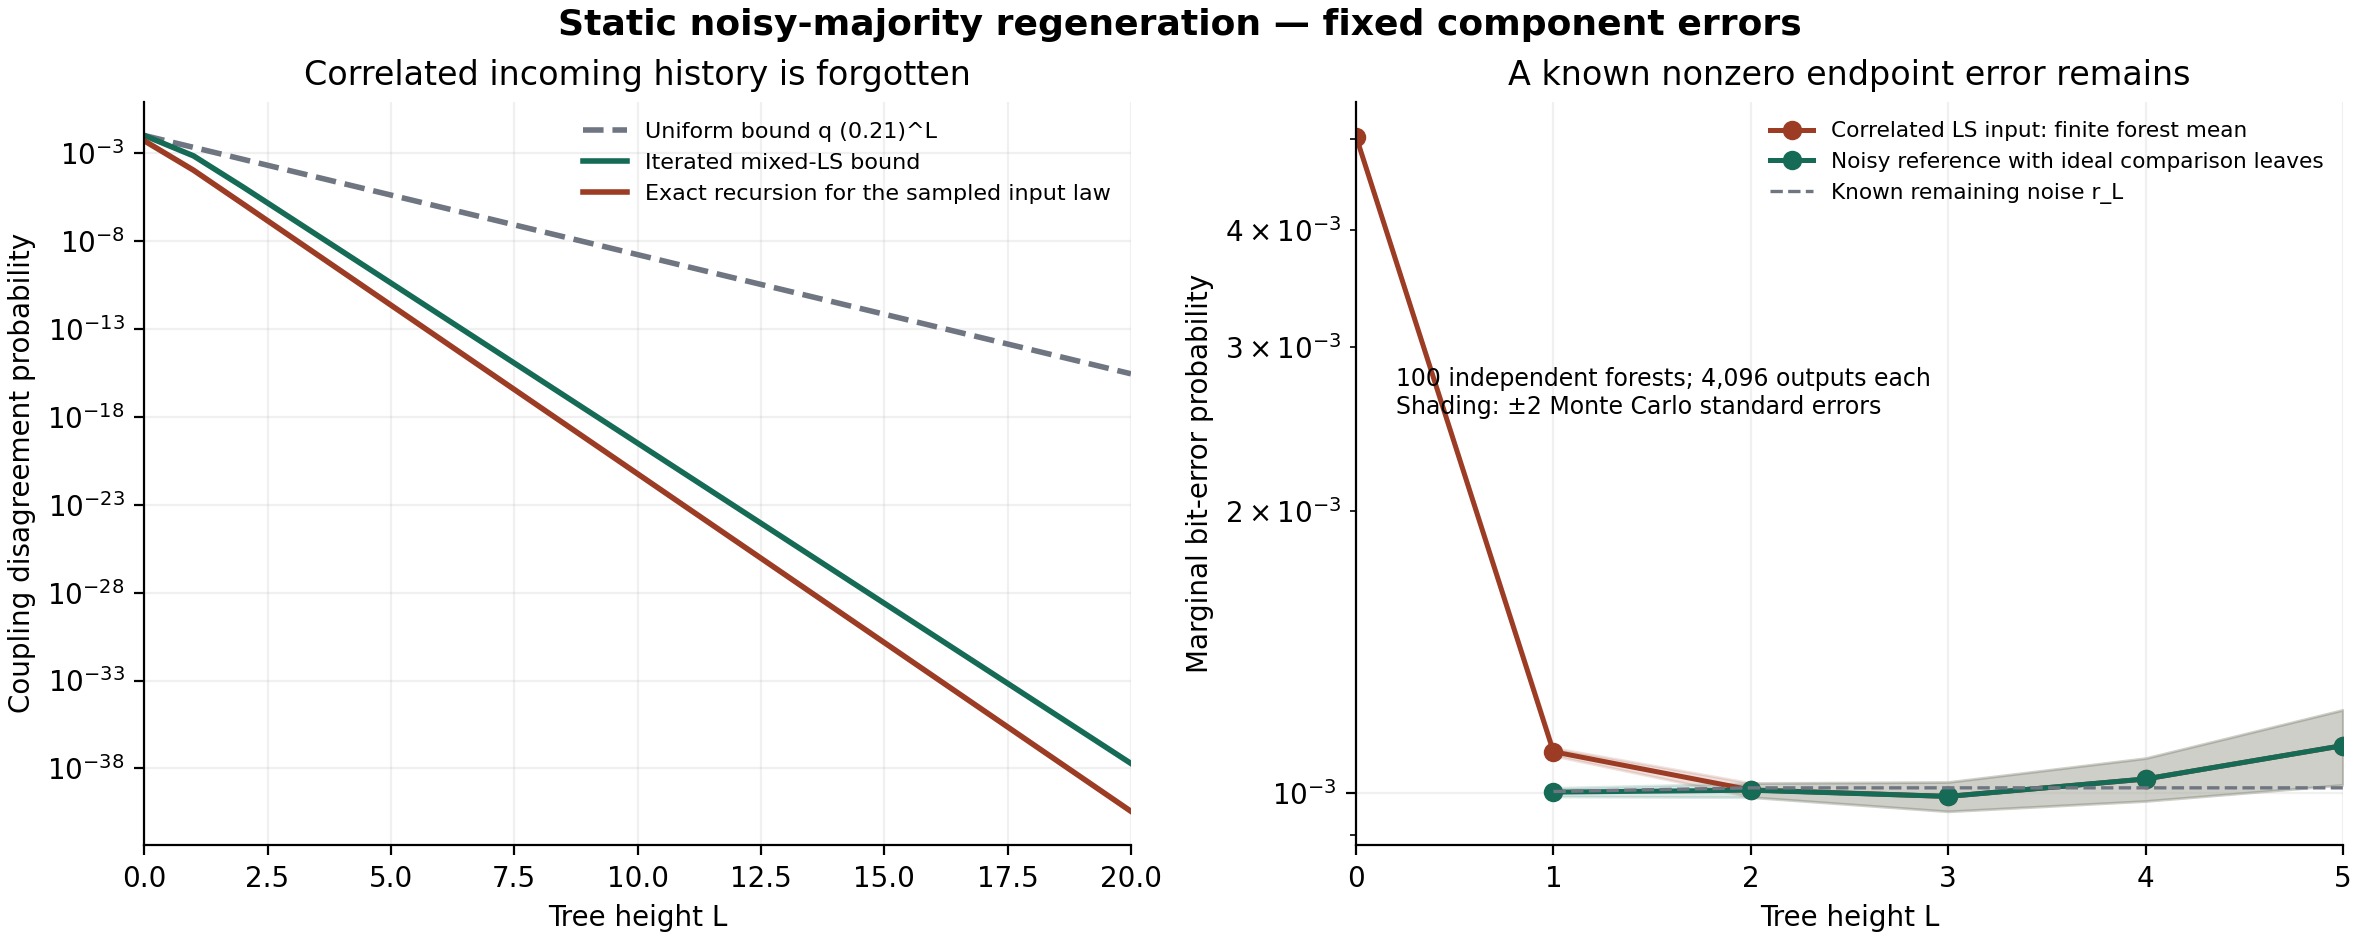

The script that saved this image:
#!/usr/bin/env python3
"""Static noisy-majority regenerator: finite checks, not a uniform proof.

Run: python noisy_interface_work/classical_tree_regenerator.py

The ideal reference leaves exist only in the coupling. Every actual wire and
voter is noisy. A separately paid FT fanout supplies the stated LS(q) raw copies.
"""
from __future__ import annotations

import itertools
import json
import math
from pathlib import Path

import matplotlib
matplotlib.use("Agg")
import matplotlib.pyplot as plt
import mpmath as mp
import numpy as np
from scipy.optimize import brentq

OUT = Path(__file__).resolve().parent
Q, E, V, BAR = 0.01, 0.001, 0.001, 0.02
MAX_HEIGHT = 20


def F(u: float) -> float:
    y = E + (1 - 2 * E) * u
    return V + (1 - 2 * V) * (3 * y * y - 2 * y * y * y)


def iid_errors(m: int, p: float) -> np.ndarray:
    return np.array([p ** s.bit_count() * (1 - p) ** (m - s.bit_count())
                     for s in range(1 << m)])


def correlated_errors(m: int) -> np.ndarray:
    """E=A OR B, with A LS(q/2), independent paired flags B LS(q/2)."""
    assert m % 2 == 0
    a = Q / 2
    pair = [(1 - a * a) * (1 - a) ** 2,
            (1 - a * a) * a * (1 - a),
            (1 - a * a) * a * (1 - a),
            a * a + (1 - a * a) * a * a]
    return np.array([math.prod(pair[(s >> j) & 3] for j in range(0, m, 2))
                     for s in range(1 << m)])


def mixed_ratio(joint: np.ndarray, m: int, d: float, u: float) -> float:
    states = np.arange(1 << m)
    difference = states[:, None] ^ states[None, :]
    union = states[:, None] | states[None, :]
    maximum = 0.0
    for choice in itertools.product(range(3), repeat=m):
        A = sum(1 << i for i, value in enumerate(choice) if value == 1)
        B = sum(1 << i for i, value in enumerate(choice) if value == 2)
        if not (A | B):
            continue
        event = ((difference & A) == A) & ((union & B) == B)
        ratio = float(joint[event].sum()) / (d ** A.bit_count() * u ** B.bit_count())
        maximum = max(maximum, ratio)
    return maximum


def exact_correlated_check() -> dict:
    """Enumerate six correlated actual leaves, ideal reference, two voters."""
    actual = correlated_errors(6)
    reference = np.zeros(64)
    reference[0] = 1
    joint = actual[:, None] * reference[None, :]
    states = np.arange(64)
    max_ls = max(float(actual[(states & s) == s].sum()) / Q ** s.bit_count()
                 for s in range(1, 64))
    initial_mixed = mixed_ratio(joint, 6, Q, Q)
    majority = np.array([int((s & 7).bit_count() >= 2)
                         | (int(((s >> 3) & 7).bit_count() >= 2) << 1)
                         for s in states])
    wire_probs, vote_probs = iid_errors(6, E), iid_errors(2, V)
    parents = np.zeros((4, 4))
    # Pair (2,3) crosses the two parent subtrees: this is a joint check,
    # not an independent-input marginal calculation.
    for A in states:
        weights = actual[A] * wire_probs
        parent_A, parent_B = majority[A ^ states], majority[states]
        for votes in range(4):
            indices = (parent_A ^ votes) * 4 + (parent_B ^ votes)
            parents += np.bincount(indices, weights=weights * vote_probs[votes],
                                   minlength=16).reshape(4, 4)
    d1 = (3 * V + 6 * (Q + E)) * Q
    u1 = V + 3 * (Q + E) ** 2
    final_mixed = mixed_ratio(parents, 2, d1, u1)
    reference_residual = float(np.linalg.norm(parents.sum(axis=0) - iid_errors(2, F(0)), 1))
    assert max_ls <= 1 + 1e-12 and initial_mixed <= 1 + 1e-12
    assert final_mixed <= 1 + 1e-12 and reference_residual < 1e-12
    return {"leaves": 6, "parents": 2,
            "initial_ls_max_nonempty_ratio": max_ls,
            "initial_mixed_max_nonempty_ratio": initial_mixed,
            "parent_mixed_max_nonempty_ratio": final_mixed,
            "reference_product_BSC_l1_residual": reference_residual,
            "parent_joint_distribution_actual_reference": parents.tolist(),
            "scope": "All support events checked for this explicit correlated input. Not an enumeration of every LS distribution."}


def exact_pair_step(joint: np.ndarray) -> np.ndarray:
    """Exact pair recursion when distinct child pairs are independent."""
    wire = (1 - E) * joint + E * joint[::-1]
    output = np.zeros(4)
    for a, b, c in itertools.product(range(4), repeat=3):
        x = int((a >> 1) + (b >> 1) + (c >> 1) >= 2)
        y = int((a & 1) + (b & 1) + (c & 1) >= 2)
        output[2 * x + y] += wire[a] * wire[b] * wire[c]
    result = (1 - V) * output + V * output[::-1]
    # Tensoring three child distributions otherwise triples normalization
    # roundoff at every level; restore the mathematically unit mass.
    return result / result.sum()


def sufficient_bounds() -> dict:
    assert Q <= BAR and V + 3 * (BAR + E) ** 2 <= BAR
    alpha = 3 * V + 6 * (BAR + E)
    universal_alpha = 0.21
    assert alpha <= universal_alpha < 1
    a = Q / 2
    actual_marginal = a + (1 - a) * a * a
    pair = np.array([1 - actual_marginal, 0.0, actual_marginal, 0.0])
    d, d_direct, u, reference_error = Q, Q, Q, 0.0
    rows = []
    for level in range(MAX_HEIGHT + 1):
        exact_d = float(pair[1] + pair[2])
        assert exact_d <= d_direct * (1 + 1e-9) + 1e-90
        assert d_direct <= d * (1 + 1e-12)
        assert d <= Q * universal_alpha ** level * (1 + 1e-12)
        assert abs(float(pair[1] + pair[3]) - reference_error) < 1e-12
        rows.append({"height": level, "reference_BSC_r_L": reference_error,
                     "union_ls_bound": u, "generic_mixed_disagreement_bound": d,
                     "direct_flip_mixed_disagreement_bound": d_direct,
                     "universal_geometric_bound": Q * universal_alpha ** level,
                     "exact_sampled_law_disagreement": exact_d,
                     "exact_sampled_law_actual_error": float(pair[2] + pair[3])})
        d, d_direct, u = ((3 * V + 6 * (u + E)) * d,
                         6 * (u + E) * d_direct,
                         V + 3 * (u + E) ** 2)
        reference_error = F(reference_error)
        pair = exact_pair_step(pair)
    outputs, tolerance = 1000, 1e-6
    uniform_height = math.ceil(math.log(outputs * Q / tolerance) / -math.log(universal_alpha))
    iterated_height = next(row["height"] for row in rows
                           if outputs * row["generic_mixed_disagreement_bound"] <= tolerance)
    return {"initial_d0_equals_u0": Q, "union_basin": BAR,
            "union_basin_image_bound": V + 3 * (BAR + E) ** 2,
            "parameter_specific_generic_alpha": alpha,
            "universal_alpha_for_q_e_v_at_most_0_01": universal_alpha,
            "polynomial_leaf_exponent": math.log(3) / math.log(1 / universal_alpha),
            "rows": rows,
            "resource_example": {"outputs": outputs, "global_coupling_tolerance": tolerance,
                                 "height_from_universal_bound": uniform_height,
                                 "leaves_per_output_from_universal_bound": 3 ** uniform_height,
                                 "height_from_iterated_bound": iterated_height,
                                 "leaves_per_output_from_iterated_bound": 3 ** iterated_height,
                                 "scope": "Only raw input-copy counts. Upstream FT fanout, gates, wires, buffers, and reset remain paid."}}


def simulate_forest() -> dict:
    seed, repetitions, roots, height = 20261105, 100, 4096, 5
    rng = np.random.default_rng(seed)
    a, leaves = Q / 2, 3 ** height
    names = ["actual_error", "reference_error", "disagreement", "union_error"]
    means = {name: np.zeros((repetitions, height + 1)) for name in names}
    counts = {name: np.zeros(height + 1, dtype=np.int64) for name in names}
    for rep in range(repetitions):
        actual = rng.random((roots, leaves)) < a
        pair_flags = rng.random((roots // 2, leaves)) < a * a
        actual |= np.repeat(pair_flags, 2, axis=0)
        reference = np.zeros_like(actual)
        for level in range(height + 1):
            for name, array in zip(names, [actual, reference, actual ^ reference, actual | reference]):
                count = int(array.sum())
                counts[name][level] += count
                means[name][rep, level] = count / array.size
            if level == height:
                break
            wire = rng.random(actual.shape) < E
            actual ^= wire
            reference ^= wire
            actual = actual.reshape(roots, -1, 3).sum(axis=2) >= 2
            reference = reference.reshape(roots, -1, 3).sum(axis=2) >= 2
            vote = rng.random(actual.shape) < V
            actual ^= vote
            reference ^= vote
    rows = []
    for level in range(height + 1):
        row = {"height": level, "observed_nodes": repetitions * roots * 3 ** (height - level)}
        for name in names:
            row[name + "_count"] = int(counts[name][level])
            row[name + "_mean"] = float(means[name][:, level].mean())
            row[name + "_monte_carlo_se"] = float(means[name][:, level].std(ddof=1) / math.sqrt(repetitions))
        rows.append(row)
    return {"seed": seed, "independent_repetitions": repetitions,
            "roots_per_repetition": roots, "height": height, "leaves_per_root": leaves,
            "initial_law": "A OR B: iid A Bern(q/2), with each paired all-flip flag B Bern((q/2)^2) shared by corresponding leaves of two distinct output trees. This correlated law is LS(q).",
            "reference_law": "Exact reference leaves only in the coupling; every subsequent wire/voter is noisy and shared with the actual computation.",
            "uncertainty": "Standard errors use independent repetition means and respect correlations inside each forest.",
            "scope": "Finite estimates for one explicitly correlated LS law. Zero observed disagreements do not certify a rare-event rate or the uniform theorem.",
            "rows": rows}


def main() -> None:
    fixed_point = brentq(lambda u: F(u) - u, 0, BAR, xtol=5e-16, rtol=1e-14)
    mp.mp.dps = 80
    ee, vv = mp.mpf(str(E)), mp.mpf(str(V))
    def ff(u):
        y = ee + (1 - 2 * ee) * u
        return vv + (1 - 2 * vv) * (3 * y * y - 2 * y * y * y)
    precise_fixed_point = mp.findroot(lambda u: ff(u) - u, (vv, 2 * vv))
    exact = exact_correlated_check()
    bounds = sufficient_bounds()
    experiment = simulate_forest()
    result = {"title": "Static classical regenerator with ideal comparison leaves",
              "command": "python noisy_interface_work/classical_tree_regenerator.py",
              "scope": "Finite algebra, exhaustive small correlated-input checks, and scoped Monte Carlo. The uniform theorem is the mixed-LS proof, not an empirical inference. No actual ideal classical port is assumed.",
              "parameters": {"initial_ls_q": Q, "wire_BSC_e": E, "voter_flip_v": V,
                             "reference_rule": "r_0=0; r_(l+1)=F(r_l)",
                             "optional_fixed_point": fixed_point,
                             "optional_fixed_point_80_digit": mp.nstr(precise_fixed_point, 55)},
              "all_deterministic_checks_passed": True,
              "exact_correlated_check": exact, "sufficient_recursions": bounds,
              "finite_forest_experiment": experiment}
    (OUT / "classical_tree_regenerator.json").write_text(json.dumps(result, indent=2) + "\n")
    plt.rcParams.update({"font.size": 10, "axes.spines.top": False, "axes.spines.right": False})
    fig, axes = plt.subplots(1, 2, figsize=(11.8, 4.7), constrained_layout=True)
    rows = bounds["rows"]
    levels = [row["height"] for row in rows]
    for key, color, style, label in [
        ("universal_geometric_bound", "#6f7681", "--", "Uniform bound q (0.21)^L"),
        ("generic_mixed_disagreement_bound", "#156b55", "-", "Iterated mixed-LS bound"),
        ("exact_sampled_law_disagreement", "#9c3c25", "-", "Exact recursion for the sampled input law")]:
        axes[0].semilogy(levels, [row[key] for row in rows], color=color,
                         ls=style, lw=2, label=label)
    axes[0].set(xlabel="Tree height L", ylabel="Coupling disagreement probability",
                title="Correlated incoming history is forgotten", xlim=(0, MAX_HEIGHT))
    axes[0].legend(frameon=False, fontsize=8, loc="upper right")
    axes[0].grid(alpha=0.18)
    sample = experiment["rows"]
    for key, color, label in [("actual_error", "#9c3c25", "Correlated LS input: finite forest mean"),
                              ("reference_error", "#156b55", "Noisy reference with ideal comparison leaves")]:
        selected = sample if key == "actual_error" else sample[1:]
        h = np.array([r["height"] for r in selected])
        mean = np.array([r[key + "_mean"] for r in selected])
        se = np.array([r[key + "_monte_carlo_se"] for r in selected])
        axes[1].semilogy(h, mean, marker="o", color=color, lw=1.8, label=label)
        axes[1].fill_between(h, mean - 2 * se, mean + 2 * se, color=color, alpha=0.15)
    axes[1].semilogy(levels[1:6], [rows[l]["reference_BSC_r_L"] for l in range(1, 6)],
                     ls="--", color="#6f7681", lw=1.2, label="Known remaining noise r_L")
    axes[1].set(xlabel="Tree height L", ylabel="Marginal bit-error probability",
                title="A known nonzero endpoint error remains", xlim=(0, experiment["height"]))
    axes[1].text(0.04, 0.58, "100 independent forests; 4,096 outputs each\nShading: ±2 Monte Carlo standard errors",
                 transform=axes[1].transAxes, fontsize=8.5)
    axes[1].legend(frameon=False, fontsize=7.8, loc="upper right")
    axes[1].grid(alpha=0.18)
    fig.suptitle("Static noisy-majority regeneration — fixed component errors", fontsize=13, fontweight="bold")
    fig.savefig(OUT / "classical_tree_regenerator.png", dpi=200)
    fig.savefig(OUT / "classical_tree_regenerator.pdf")
    plt.close(fig)
    print(json.dumps({"deterministic_checks_passed": True,
                      "exact_checks": {key: value for key, value in exact.items()
                                       if key not in ("parent_joint_distribution_actual_reference", "scope")},
                      "resource_example": bounds["resource_example"],
                      "root_reference_BSC_r_L": rows[experiment["height"]]["reference_BSC_r_L"],
                      "finite_root_statistics": sample[-1]}, indent=2))


if __name__ == "__main__":
    main()
